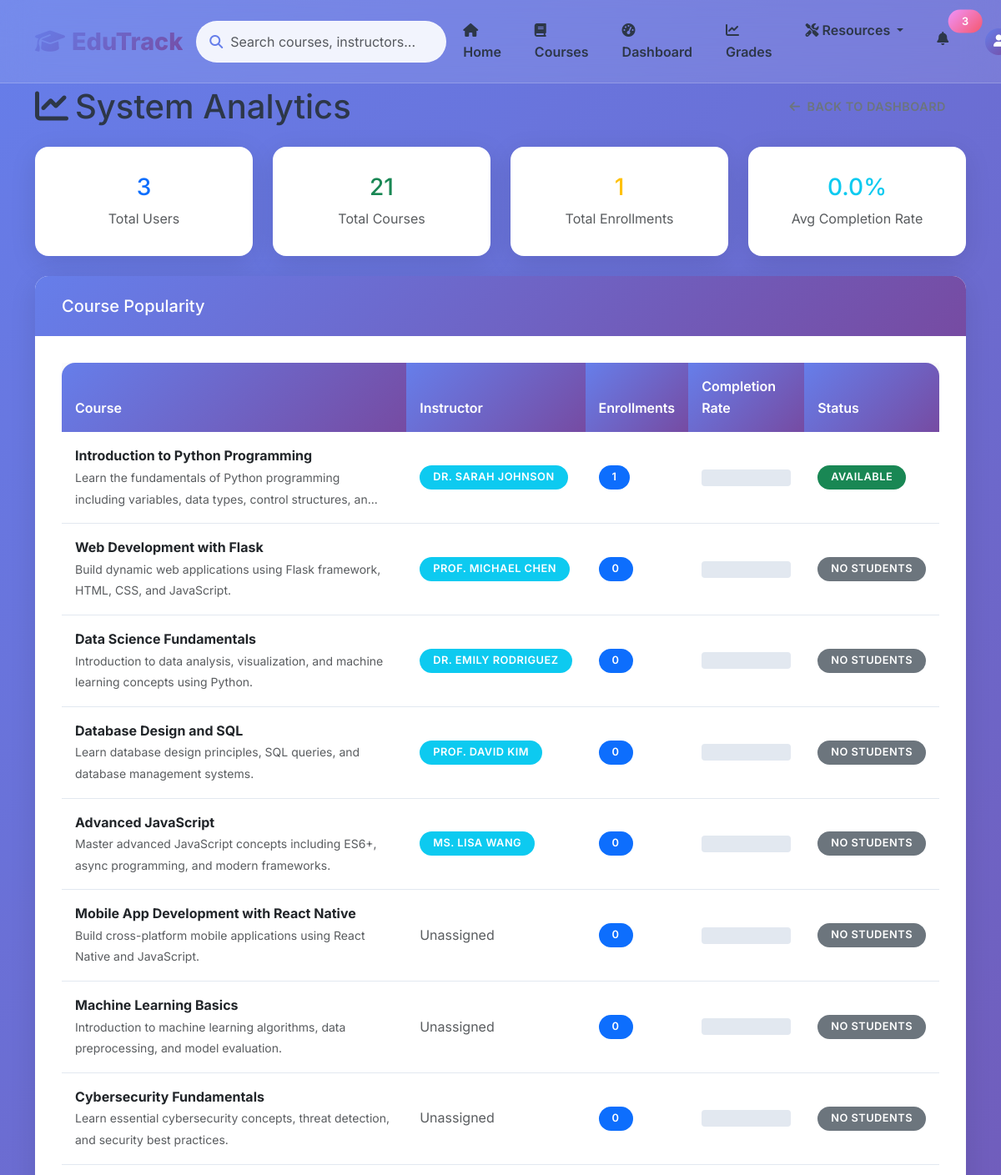
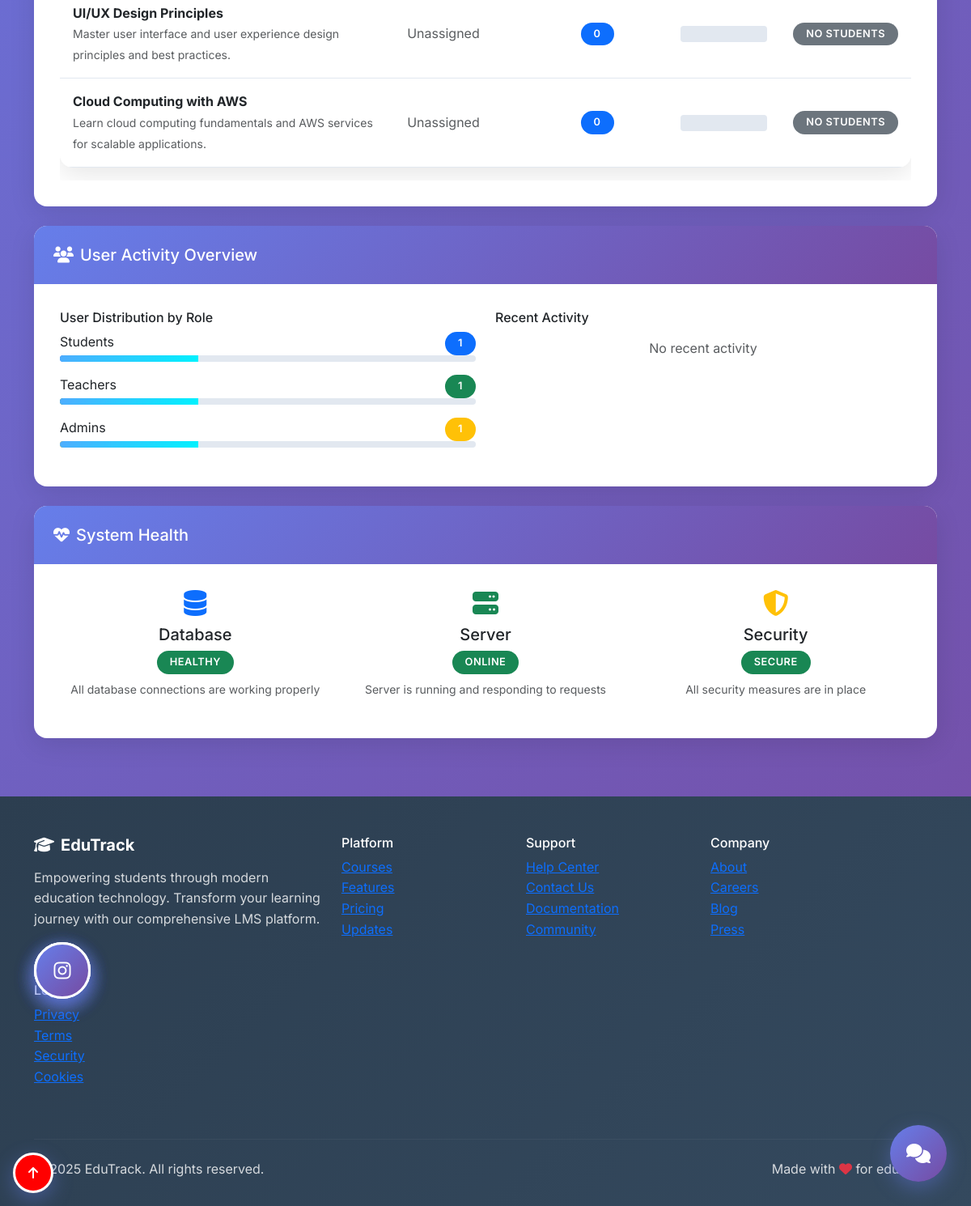
/admin/analytics (signed in), run on the app's committed database (2 pictures, top to bottom).
### models.py (models this page shows, shortened)
class Course(db.Model):
    __tablename__ = 'course'
    id = db.Column(db.Integer, primary_key=True)
    title = db.Column(db.String(200), nullable=False)
    description = db.Column(db.Text, nullable=False)
    instructor = db.Column(db.String(100), nullable=False)
    instructor_id = db.Column(db.Integer, db.ForeignKey('user.id'))  # Link to teacher
    duration_weeks = db.Column(db.Integer, nullable=False)
    difficulty = db.Column(db.String(20), nullable=False)  # Beginner, Intermediate, Advanced
    max_students = db.Column(db.Integer, default=30)
    created_at = db.Column(db.DateTime, default=datetime.utcnow)
    enrollments = db.relationship('Enrollment', backref='course', lazy=True)
    grades = db.relationship('Grade', backref='course', lazy=True)
    materials = db.relationship('CourseMaterial', backref='course', lazy=True)
    announcements = db.relationship('Announcement', backref='course', lazy=True)
    assignments = db.relationship('Assignment', backref='course', lazy=True)
    quizzes = db.relationship('Quiz', backref='course', lazy=True, cascade='all, delete-orphan')

### admin_routes.py (the view)
def system_analytics():
    if 'user_id' not in session:
        flash('Please log in to view analytics', 'warning')
        return redirect(url_for('login'))
    user = User.query.get(session['user_id'])
    if not user or user.role != 'admin':
        flash('Access denied. Admin privileges required.', 'danger')
        return redirect(url_for('dashboard'))
    total_users = User.query.count()
    total_courses = Course.query.count()
    total_enrollments = Enrollment.query.count()
    course_enrollments = []
    for course in Course.query.all():
        course_enrollments.append({
            'course': course,
            'enrollment_count': len(course.enrollments),
            'completion_rate': len([e for e in course.enrollments if e.status == 'completed']) / len(course.enrollments) * 100 if course.enrollments else 0
        })
    course_enrollments.sort(key=lambda x: x['enrollment_count'], reverse=True)
    active_users = User.query.filter(User.enrollments.any()).count()
    inactive_users = total_users - active_users
    total_completion_rate = 0
    courses_with_enrollments = 0
    for course_data in course_enrollments:
        if course_data['enrollment_count'] > 0:
            total_completion_rate += course_data['completion_rate']
            courses_with_enrollments += 1
    avg_completion_rate = total_completion_rate / courses_with_enrollments if courses_with_enrollments > 0 else 0
    user_roles = {
        'student': User.query.filter_by(role='student').count(),
        'teacher': User.query.filter_by(role='teacher').count(),
        'admin': User.query.filter_by(role='admin').count()
    }
    recent_activities = []
    return render_template('admin/analytics.html',
                         user=user,
                         total_users=total_users,
                         total_courses=total_courses,
                         total_enrollments=total_enrollments,
                         avg_completion_rate=avg_completion_rate,
                         course_enrollments=course_enrollments[:10],  # Top 10
                         user_roles=user_roles,
                         recent_activities=recent_activities,
                         active_users=active_users,
                         inactive_users=inactive_users)

### templates/admin/analytics.html (shortened to what this page needs)
{% extends "base.html" %}
{% block content %}
<div class="container py-4">
    <div class="row mb-4">
        <div class="col-12">
            <div class="d-flex justify-content-between align-items-center">
                <h1 class="mb-0">
                    <i class="fas fa-chart-line me-2"></i>System Analytics
                </h1>
                <a href="{{ url_for('admin_dashboard') }}" class="btn btn-outline-secondary">
                    <i class="fas fa-arrow-left me-2"></i>Back to Dashboard
                </a>
            </div>
        </div>
    </div>
    <div class="row mb-4">
        <div class="col-md-3">
            <div class="card text-center">
                <div class="card-body">
                    <h3 class="text-primary">{{ total_users }}</h3>
                    <p class="text-muted mb-0">Total Users</p>
                </div>
            </div>
        </div>
        <div class="col-md-3">
            <div class="card text-center">
                <div class="card-body">
                    <h3 class="text-success">{{ total_courses }}</h3>
                    <p class="text-muted mb-0">Total Courses</p>
                </div>
            </div>
        </div>
        <div class="col-md-3">
            <div class="card text-center">
                <div class="card-body">
                    <h3 class="text-warning">{{ total_enrollments }}</h3>
                    <p class="text-muted mb-0">Total Enrollments</p>
                </div>
            </div>
        </div>
        <div class="col-md-3">
            <div class="card text-center">
                <div class="card-body">
                    <h3 class="text-info">{{ "%.1f"|format(avg_completion_rate) }}%</h3>
                    <p class="text-muted mb-0">Avg Completion Rate</p>
                </div>
            </div>
        </div>
    </div>
    <div class="row mb-4">
        <div class="col-12">
            <div class="card">
                <div class="card-header">
                    <h5 class="mb-0">
                        Course Popularity
                    </h5>
                </div>
                <div class="card-body">
                    {% if course_enrollments %}
                    <div class="table-responsive">
                        <table class="table table-hover">
                            <thead>
                                <tr>
                                    <th>Course</th>
                                    <th>Instructor</th>
                                    <th>Enrollments</th>
                                    <th>Completion Rate</th>
                                    <th>Status</th>
                                </tr>
                            </thead>
                            <tbody>
                                {% for course_data in course_enrollments %}
                                <tr>
                                    <td>
                                        <strong>{{ course_data.course.title }}</strong>
                                        <br>
                                        <small class="text-muted">{{ course_data.course.description[:100] }}{% if course_data.course.description|length > 100 %}...{% endif %}</small>
                                    </td>
                                    <td>
                                        {% if course_data.course.instructor_id %}
                                            <span class="badge bg-info">{{ course_data.course.instructor }}</span>
                                        {% else %}
                                            <span class="text-muted">Unassigned</span>
                                        {% endif %}
                                    </td>
                                    <td>
                                        <span class="badge bg-primary">{{ course_data.enrollment_count }}</span>
                                    </td>
                                    <td>
                                        <div class="progress" style="height: 20px;">
                                        </div>
                                    </td>
                                    <td>
                                        {% if course_data.enrollment_count == 0 %}
                                            <span class="badge bg-secondary">No Students</span>
                                        {% elif course_data.enrollment_count >= course_data.course.max_students %}
                                            <span class="badge bg-danger">Full</span>
                                        {% else %}
                                            <span class="badge bg-success">Available</span>
                                        {% endif %}
                                    </td>
                                </tr>
                                {% endfor %}
                            </tbody>
                        </table>
                    </div>
                    {% else %}
                    <div class="text-center py-4">
                        <i class="fas fa-chart-line text-muted" style="font-size: 3rem;"></i>
                        <h5 class="mt-3 text-muted">No course data available</h5>
                        <p class="text-muted">Course analytics will appear here once courses are created and students enroll.</p>
                    </div>
                    {% endif %}
                </div>
            </div>
        </div>
    </div>
    <div class="row mb-4">
        <div class="col-12">
            <div class="card">
                <div class="card-header">
                    <h5 class="mb-0">
                        <i class="fas fa-users me-2"></i>User Activity Overview
                    </h5>
                </div>
                <div class="card-body">
                    <div class="row">
                        <div class="col-md-6">
                            <h6>User Distribution by Role</h6>
                            <div class="mb-3">
                                <div class="d-flex justify-content-between">
                                    <span>Students</span>
                                    <span class="badge bg-primary">{{ user_roles.get('student', 0) }}</span>
                                </div>
                                <div class="progress mb-2" style="height: 8px;">
                                    <div class="progress-bar bg-primary" role="progressbar"
                                         style="width: {{ (user_roles.get('student', 0) / total_users * 100) if total_users > 0 else 0 }}%"></div>
                                </div>
                            </div>
                            <div class="mb-3">
                                <div class="d-flex justify-content-between">
                                    <span>Teachers</span>
                                    <span class="badge bg-success">{{ user_roles.get('teacher', 0) }}</span>
                                </div>
                                <div class="progress mb-2" style="height: 8px;">
                                    <div class="progress-bar bg-success" role="progressbar"
                                         style="width: {{ (user_roles.get('teacher', 0) / total_users * 100) if total_users > 0 else 0 }}%"></div>
                                </div>
                            </div>
                            <div class="mb-3">
                                <div class="d-flex justify-content-between">
                                    <span>Admins</span>
                                    <span class="badge bg-warning">{{ user_roles.get('admin', 0) }}</span>
                                </div>
                                <div class="progress mb-2" style="height: 8px;">
                                    <div class="progress-bar bg-warning" role="progressbar"
                                         style="width: {{ (user_roles.get('admin', 0) / total_users * 100) if total_users > 0 else 0 }}%"></div>
                                </div>
                            </div>
                        </div>
                        <div class="col-md-6">
                            <h6>Recent Activity</h6>
                            <div class="list-group list-group-flush">
                                {% for activity in recent_activities %}
                                <div class="list-group-item d-flex justify-content-between align-items-center">
                                    <div>
                                        <strong>{{ activity.user.first_name }} {{ activity.user.last_name }}</strong>
                                        <br>
                                        <small class="text-muted">{{ activity.action }}</small>
                                    </div>
                                    <small class="text-muted">{{ activity.timestamp.strftime('%B %d, %Y') }}</small>
                                </div>
                                {% else %}
                                <div class="list-group-item text-center text-muted">
                                    No recent activity
                                </div>
                                {% endfor %}
                            </div>
                        </div>
                    </div>
                </div>
            </div>
        </div>
    </div>
    <div class="row">
        <div class="col-12">
            <div class="card">
                <div class="card-header">
                    <h5 class="mb-0">
                        <i class="fas fa-heartbeat me-2"></i>System Health
                    </h5>
                </div>
                <div class="card-body">
                    <div class="row">
                        <div class="col-md-4">
                            <div class="text-center">
                                <div class="mb-2">
                                    <i class="fas fa-database text-primary" style="font-size: 2rem;"></i>
                                </div>
                                <h5>Database</h5>
                                <span class="badge bg-success">Healthy</span>
                                <p class="text-muted small mt-2">All database connections are working properly</p>
                            </div>
                        </div>
                        <div class="col-md-4">
                            <div class="text-center">
                                <div class="mb-2">
                                    <i class="fas fa-server text-success" style="font-size: 2rem;"></i>
                                </div>
                                <h5>Server</h5>
                                <span class="badge bg-success">Online</span>
                                <p class="text-muted small mt-2">Server is running and responding to requests</p>
                            </div>
                        </div>
                        <div class="col-md-4">
                            <div class="text-center">
                                <div class="mb-2">
                                    <i class="fas fa-shield-alt text-warning" style="font-size: 2rem;"></i>
                                </div>
                                <h5>Security</h5>
                                <span class="badge bg-success">Secure</span>
                                <p class="text-muted small mt-2">All security measures are in place</p>
                            </div>
                        </div>
                    </div>
                </div>
            </div>
        </div>
    </div>
</div>
{% endblock %}

### data on the page
Course: course "Introduction to Python Programming", course "Learn the fundamentals of Python programming including variables, data types, control structures, an", course.instructor "DR. SARAH JOHNSON"
Course: course "Web Development with Flask", course "Build dynamic web applications using Flask framework, HTML, CSS, and JavaScript.", course.instructor "PROF. MICHAEL CHEN"
Course: course "Data Science Fundamentals", course "Introduction to data analysis, visualization, and machine learning concepts using Python.", course.instructor "DR. EMILY RODRIGUEZ"
Course: course "Database Design and SQL", course "Learn database design principles, SQL queries, and database management systems.", course.instructor "PROF. DAVID KIM"
Course: course "Advanced JavaScript", course "Master advanced JavaScript concepts including ES6+, async programming, and modern frameworks.", course.instructor "MS. LISA WANG"
Course: course "Mobile App Development with React Native", course "Build cross-platform mobile applications using React Native and JavaScript."
Course: course "Machine Learning Basics", course "Introduction to machine learning algorithms, data preprocessing, and model evaluation."
Course: course "Cybersecurity Fundamentals", course "Learn essential cybersecurity concepts, threat detection, and security best practices."
Course: course "UI/UX Design Principles", course "Master user interface and user experience design principles and best practices."
Course: course "Cloud Computing with AWS", course "Learn cloud computing fundamentals and AWS services for scalable applications."

### other printed values
{{ total_users }} "3"
{{ total_courses }} "21"
{{ total_enrollments }} "1"
{{ "%.1f"|format(avg_completion_rate) }} "0.0"
{{ course_data.enrollment_count }} "1" "0" "0" "0" "0" "0" "0" "0" "0" "0"
{{ user_roles.get('student', 0) }} "1"
{{ user_roles.get('teacher', 0) }} "1"
{{ user_roles.get('admin', 0) }} "1"
